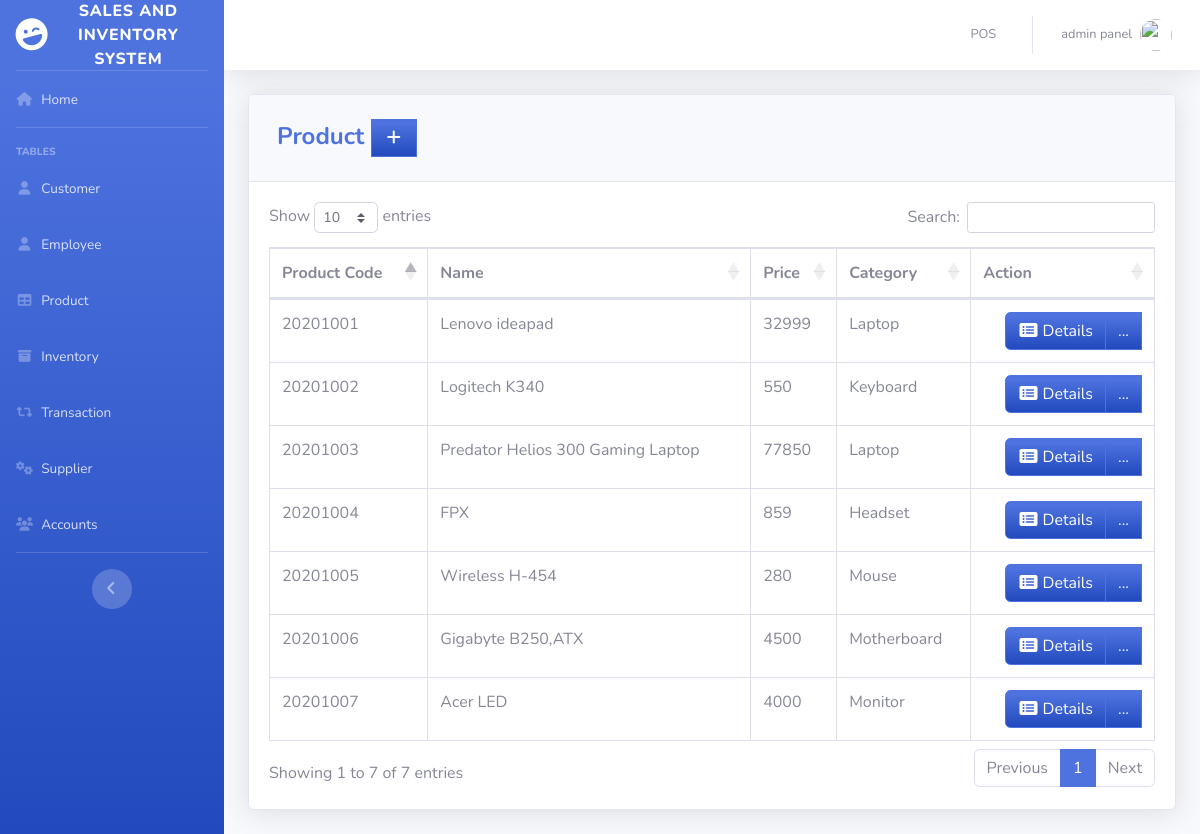
The app's page /pages/product.php (signed in) with its own data.
### tables this page shows
CREATE TABLE `product` (
  `PRODUCT_ID` int(11) NOT NULL,
  `PRODUCT_CODE` varchar(20) NOT NULL,
  `NAME` varchar(50) DEFAULT NULL,
  `DESCRIPTION` varchar(250) NOT NULL,
  `QTY_STOCK` int(50) DEFAULT NULL,
  `ON_HAND` int(250) NOT NULL,
  `PRICE` int(50) DEFAULT NULL,
  `CATEGORY_ID` int(11) DEFAULT NULL,
  `SUPPLIER_ID` int(11) DEFAULT NULL,
  `DATE_STOCK_IN` varchar(50) NOT NULL
);

CREATE TABLE `category` (
  `CATEGORY_ID` int(11) NOT NULL,
  `CNAME` varchar(50) DEFAULT NULL
);

### pages/product.php (the view, shortened to what this page needs)
<?php
include'../includes/connection.php';
include'../includes/sidebar.php';
?>
            <div class="card shadow mb-4">
            <div class="card-header py-3">
              <h4 class="m-2 font-weight-bold text-primary">Product&nbsp;<a  href="#" data-toggle="modal" data-target="#aModal" type="button" class="btn btn-primary bg-gradient-primary" style="border-radius: 0px;"><i class="fas fa-fw fa-plus"></i></a></h4>
            </div>
            <div class="card-body">
              <div class="table-responsive">
                <table class="table table-bordered" id="dataTable" width="100%" cellspacing="0">
               <thead>
                   <tr>
                     <th>Product Code</th>
                     <th>Name</th>
                     <th>Price</th>
                     <th>Category</th>
                     <th>Action</th>
                   </tr>
               </thead>
          <tbody>
<?php
    $query = 'SELECT PRODUCT_ID, PRODUCT_CODE, NAME, PRICE, CNAME, DATE_STOCK_IN FROM product p join category c on p.CATEGORY_ID=c.CATEGORY_ID GROUP BY PRODUCT_CODE';
        $result = mysqli_query($db, $query) or die (mysqli_error($db));
            while ($row = mysqli_fetch_assoc($result)) {
                echo '<tr>';
                echo '<td>'. $row['PRODUCT_CODE'].'</td>';
                echo '<td>'. $row['NAME'].'</td>';
                echo '<td>'. $row['PRICE'].'</td>';
                echo '<td>'. $row['CNAME'].'</td>';
                      echo '<td align="right"> <div class="btn-group">
                              <a type="button" class="btn btn-primary bg-gradient-primary" href="pro_searchfrm.php?action=edit & id='.$row['PRODUCT_CODE'] . '"><i class="fas fa-fw fa-list-alt"></i> Details</a>
                            <div class="btn-group">
                              <a type="button" class="btn btn-primary bg-gradient-primary dropdown no-arrow" data-toggle="dropdown" style="color:white;">
                              ... <span class="caret"></span></a>
                            <ul class="dropdown-menu text-center" role="menu">
                                <li>
                                  <a type="button" class="btn btn-warning bg-gradient-warning btn-block" style="border-radius: 0px;" href="pro_edit.php?action=edit & id='.$row['PRODUCT_ID']. '">
                                    <i class="fas fa-fw fa-edit"></i> Edit
                                  </a>
                                </li>
                            </ul>
                            </div>
                          </div> </td>';
                echo '</tr> ';
                        }
?>
                                </tbody>
                            </table>
                        </div>
                    </div>
                  </div>
<?php
include'../includes/footer.php';
?>

### records on screen
product: PRODUCT_CODE "20201001", NAME "Lenovo ideapad", PRICE "32999", CATEGORY_ID.CNAME "Laptop"
product: PRODUCT_CODE "20201002", NAME "Logitech K340", PRICE "550", CATEGORY_ID.CNAME "Keyboard"
product: PRODUCT_CODE "20201003", NAME "Predator Helios 300 Gaming Laptop", PRICE "77850", CATEGORY_ID.CNAME "Laptop"
product: PRODUCT_CODE "20201004", NAME "FPX", PRICE "859", CATEGORY_ID.CNAME "Headset"
product: PRODUCT_CODE "20201005", NAME "Wireless H-454", PRICE "280", CATEGORY_ID.CNAME "Mouse"
product: PRODUCT_CODE "20201006", NAME "Gigabyte B250,ATX", PRICE "4500", CATEGORY_ID.CNAME "Motherboard"
product: PRODUCT_CODE "20201007", NAME "Acer LED", PRICE "4000", CATEGORY_ID.CNAME "Monitor"

### other values on screen
$_SESSION['FIRST_NAME'] "admin"
$_SESSION['LAST_NAME'] "panel"
